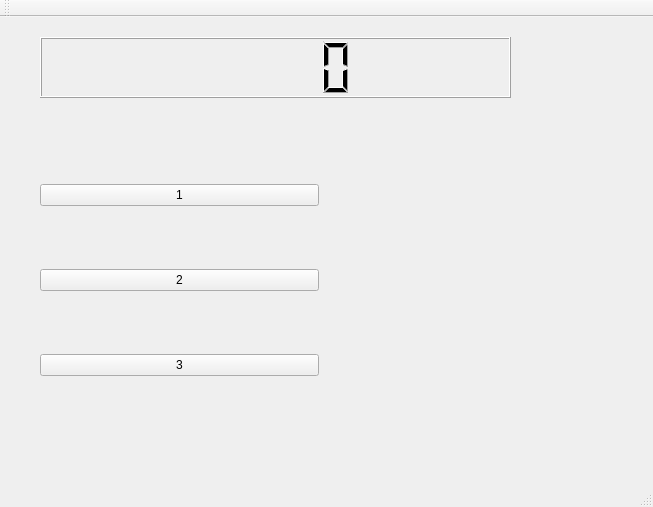
<?xml version="1.0" encoding="UTF-8"?>
<ui version="4.0">
 <class>MainWindow</class>
 <widget class="QMainWindow" name="MainWindow">
  <property name="geometry">
   <rect>
    <x>0</x>
    <y>0</y>
    <width>653</width>
    <height>507</height>
   </rect>
  </property>
  <property name="windowTitle">
   <string>MainWindow</string>
  </property>
  <widget class="QWidget" name="centralWidget">
   <widget class="QWidget" name="gridLayoutWidget">
    <property name="geometry">
     <rect>
      <x>29</x>
      <y>99</y>
      <width>301</width>
      <height>331</height>
     </rect>
    </property>
    <layout class="QGridLayout" name="gridLayout">
     <item row="0" column="0">
      <widget class="QPushButton" name="oneKey">
       <property name="text">
        <string>1</string>
       </property>
      </widget>
     </item>
     <item row="2" column="0">
      <widget class="QPushButton" name="twoKey">
       <property name="text">
        <string>3</string>
       </property>
      </widget>
     </item>
     <item row="1" column="0">
      <widget class="QPushButton" name="oneKey_3">
       <property name="text">
        <string>2</string>
       </property>
      </widget>
     </item>
    </layout>
   </widget>
   <widget class="QLCDNumber" name="lcdNumber">
    <property name="geometry">
     <rect>
      <x>40</x>
      <y>20</y>
      <width>471</width>
      <height>61</height>
     </rect>
    </property>
   </widget>
  </widget>
  <widget class="QMenuBar" name="menuBar">
   <property name="geometry">
    <rect>
     <x>0</x>
     <y>0</y>
     <width>653</width>
     <height>20</height>
    </rect>
   </property>
  </widget>
  <widget class="QToolBar" name="mainToolBar">
   <attribute name="toolBarArea">
    <enum>TopToolBarArea</enum>
   </attribute>
   <attribute name="toolBarBreak">
    <bool>false</bool>
   </attribute>
  </widget>
  <widget class="QStatusBar" name="statusBar"/>
 </widget>
 <layoutdefault spacing="6" margin="11"/>
 <resources/>
 <connections/>
</ui>
